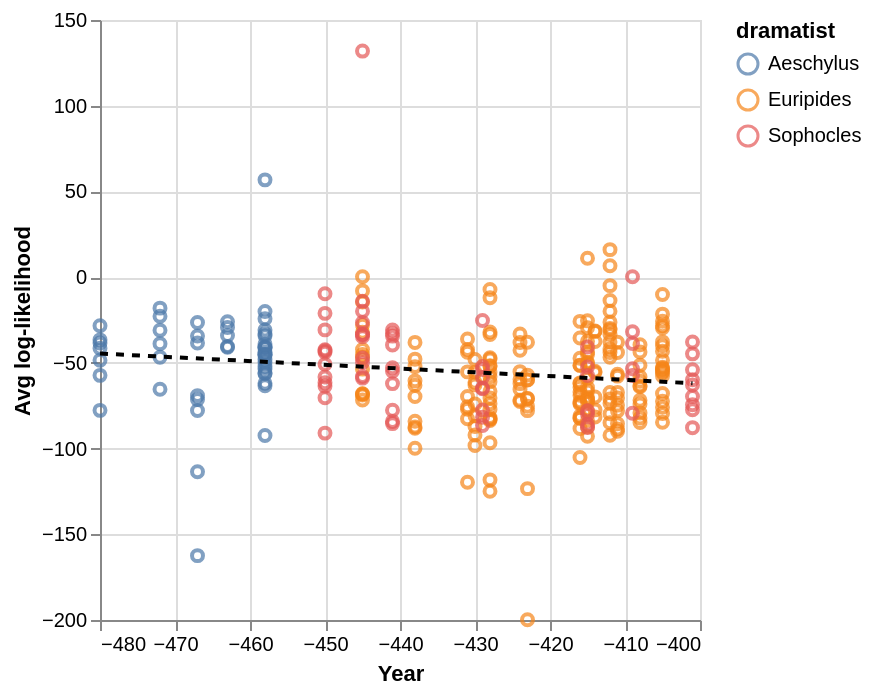

Notebook source saved alongside this figure:
### Code cell
alt.Chart(speaker_df).mark_point().encode(
    x=alt.X("year:Q", title="Year", scale=alt.Scale(domain=[-480, -401])),
    y=alt.Y("avg_log_likelihood:Q", title="Avg log-likelihood"),
    color="dramatist:N",
) + alt.Chart(speaker_df).mark_line(color="black", strokeDash=[4, 4]).encode(
    x="year:Q",
    y="avg_log_likelihood:Q",
).transform_regression("year", "avg_log_likelihood")

### Figure 1 — Vega-Lite specification as saved in the notebook (floating-point values rounded to 4 significant figures; data arrays with more than 128 entries replaced by an {"elided": "..."} marker saying what was removed)
{"config": {"view": {"continuousWidth": 300, "continuousHeight": 300}}, "layer": [{"mark": {"type": "point"}, "encoding": {"color": {"field": "dramatist", "type": "nominal"}, "x": {"field": "year", "scale": {"domain": [-480, -401]}, "title": "Year", "type": "quantitative"}, "y": {"field": "avg_log_likelihood", "title": "Avg log-likelihood", "type": "quantitative"}}}, {"mark": {"type": "line", "color": "black", "strokeDash": [4, 4]}, "encoding": {"x": {"field": "year", "type": "quantitative"}, "y": {"field": "avg_log_likelihood", "type": "quantitative"}}, "transform": [{"on": "year", "regression": "avg_log_likelihood"}]}], "data": {"name": "data-1474bc9a2ab9c82680dbf6ea9bbc11ec"}, "$schema": "https://vega.github.io/schema/vega-lite/v6.4.1.json", "datasets": {"data-1474bc9a2ab9c82680dbf6ea9bbc11ec": {"elided": "302 records"}}}
